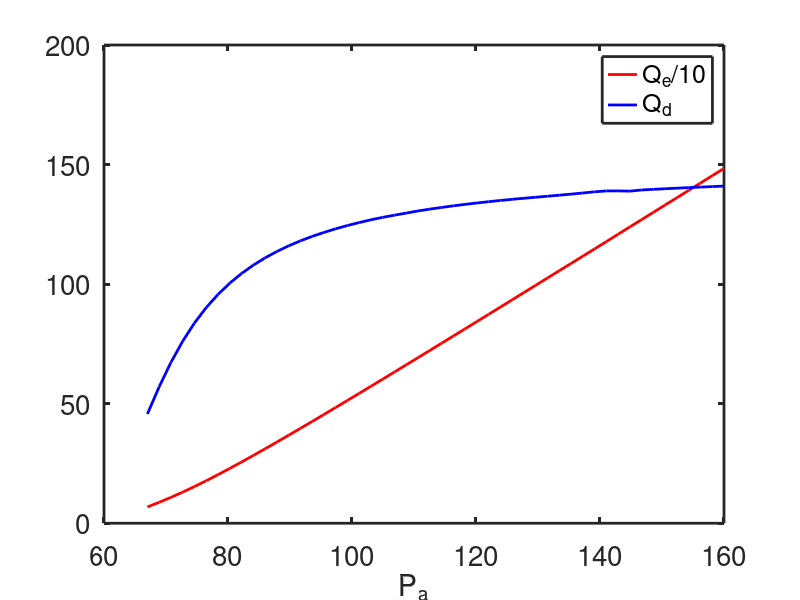

Write the MATLAB code that produced this figure.

%    -------------------------------------------------------------------
%
%     Model of unregulated glomerular filtration.
%
%     For Chapter 17, Section 17.1 of
%     Keener and Sneyd, Mathematical Physiology, 3rd Edition, Springer.
%
%     Written by James Keener and James Sneyd.
%
%    -------------------------------------------------------------------

function glomerulus2

clear all
close all
clc

set(0,                           ...
   'defaultaxesfontsize', 20,   ...
   'defaultaxeslinewidth', 2.0, ...
   'defaultlinelinewidth', 2.0);

global P1 Ra alpha KfL pii Pa

% use typical parameters to find Ra, Re, Rd and KfL
P1 = 60;
P2 = 18;
Pa = 100;
Pe = 0;
Pd = 18;
pii = 25; %mm Hg
Qi = 650;
Qd = 125;
Qe = Qi-Qd;
alpha = pii/(P1-P2);

Ra = (Pa-P1)/Qi;
Re = (P1-Pe)/Qe;
Rd = (P2-Pd)/Qd;
KfL = -(Qe/Qi + alpha*log((Qe/Qi-alpha)/(1-alpha)) -1) *(alpha *Qi)/pii;

% now allow Pa to vary and find the corresponding values of Qe and Qd
n = 50;
Pa_values = linspace(67,160,n);
options = optimset('Display','off');
for i=1:n
    Pa = Pa_values(i);
    Qe(i) = fsolve(@(Qe)rhs_root(Qe),100,options);
end

Qi = (Pa_values - P1)/Ra;
plot(Pa_values,0.1*Qe,'r',Pa_values,Qi-Qe,'b','LineWidth',2)
xlabel('P_a')
legend('Q_e/10','Q_d')

end % of main


%%
function out = rhs_root(Qe)
    global P1 Ra alpha KfL pii Pa
    Qi = (Pa - P1)/Ra;
    out = Qe/Qi + alpha*log((Qe/Qi-alpha)/(1-alpha)) - 1 + KfL*pii/(alpha*Qi);
end
